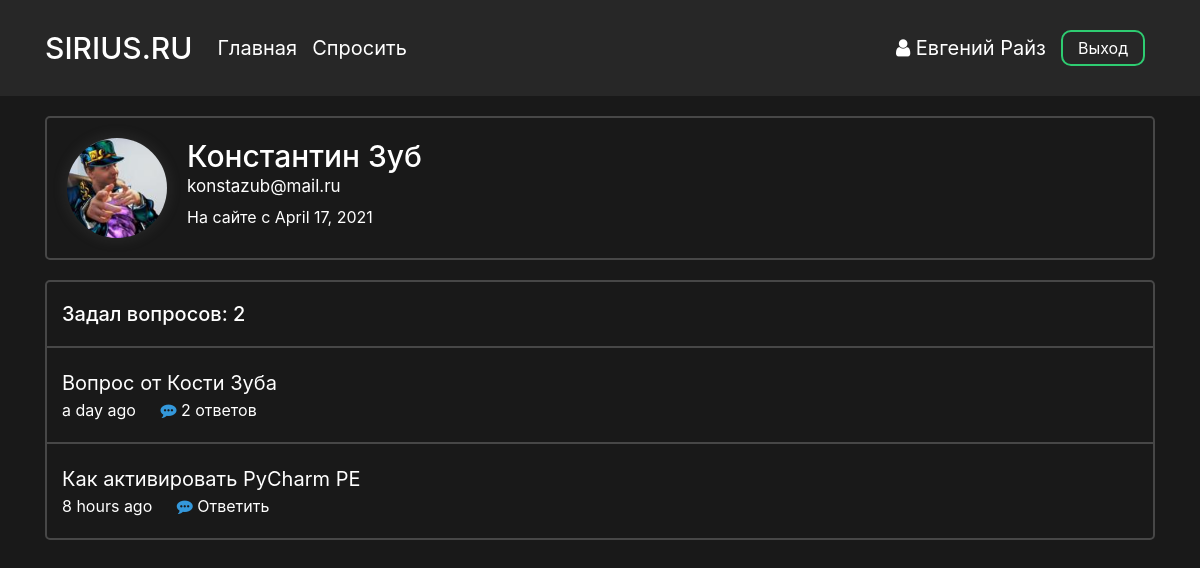
Page /profile/3 (signed in) on the committed database.
### data/users.py (models this page shows, shortened)
class User(SqlAlchemyBase, UserMixin):
    __tablename__ = 'users'
    id = sqlalchemy.Column(sqlalchemy.Integer,
                           primary_key=True, autoincrement=True)
    surname = sqlalchemy.Column(sqlalchemy.String, nullable=True)
    name = sqlalchemy.Column(sqlalchemy.String, nullable=True)
    image_file = sqlalchemy.Column(sqlalchemy.String, nullable=False, default='default.jpg')
    age = sqlalchemy.Column(sqlalchemy.Integer, nullable=True)
    country = sqlalchemy.Column(sqlalchemy.String, nullable=True)
    city = sqlalchemy.Column(sqlalchemy.String, nullable=True)
    email = sqlalchemy.Column(sqlalchemy.String,
                              index=True, unique=True, nullable=True)
    hashed_password = sqlalchemy.Column(sqlalchemy.String, nullable=True)
    registration_date = sqlalchemy.Column(sqlalchemy.DateTime,
                                      default=datetime.datetime.utcnow)
    def get_questions(self):
        from .db_session import create_session
        from .questions import Question
        db_sess = create_session()
        questions = db_sess.query(Question).filter(Question.user_id == self.id).all()
        return questions

### data/questions.py (models this page shows)
class Question(SqlAlchemyBase):
    __tablename__ = 'questions'
    id = sqlalchemy.Column(sqlalchemy.Integer,
                           primary_key=True, autoincrement=True)
    title = sqlalchemy.Column(sqlalchemy.String)
    text = sqlalchemy.Column(sqlalchemy.String)
    user_id = sqlalchemy.Column(sqlalchemy.Integer,
                                sqlalchemy.ForeignKey("users.id"))
    user = orm.relation('User')
    created_date = sqlalchemy.Column(sqlalchemy.DateTime,
                                      default=datetime.datetime.utcnow)
    def get_answers(self):
        from data import db_session
        db_sess = db_session.create_session()
        answers= db_sess.query(Answer).filter(Answer.question_id == self.id).all()
        return answers

### main.py (the view, shortened to what this page needs)
@app.route("/profile/<int:profile_id>", methods=["GET", "POST"])
def profile_page(profile_id):
    form = UpdateProfileForm()
    db_sess = db_session.create_session()
    return render_template("profile.html", user=load_user(profile_id), form=form)

### data/db_session.py (called while the page is built)
def create_session() -> Session:
    global __factory
    return __factory()

### main.py (called while the page is built)
@manager.user_loader
def load_user(user_id):
    db_sess = db_session.create_session()
    user = db_sess.query(User).filter(User.id == user_id).first()
    return user

### templates/profile.html (shortened to what this page needs)
<head>
    <link rel="stylesheet" type="text/css" href="{{ url_for('static', filename='css/profile.css')}}">
</head>
{% extends "base.html" %}
{% block content %}
<div class="profile-block">
        <div class="profile-info">
            <img src="{{ url_for('static', filename='images/profile_pics/' + user.image_file) }}" alt="" class="profile_picture">
            <div class="info">
                <h3 class="name">{{ user.name }} {{ user.surname}}</h3>
                <p class="email">{{ user.email }}</p>
                <p class="registration-date">На сайте с {{ moment(user.registration_date).format('LL') }}</p>
            </div>
        </div>
    </div>
<div class="user-questions">
    {% set questions = user.get_questions() %}
    <div class="question-count-wrapper">
        <div class="question-count">
            <h5 class="counter">Задал вопросов: {{ questions|length }}</h5>
        </div>
    </div>
    <div class="questions">
        {% for item in questions %}
            <div class="question-block-wrapper">
                <div class="question-block">
                    <p class="question-title"><a href="{{ url_for('question_page', question_id = item.id) }}">{{ item.title }}</a></p>
                    <p class="created_time">{{ moment(item.created_date).fromNow(refresh=True) }}</p>
                    <p class="answers">
                        {% set answer_count = item.get_answers()|length %}
                        {% if answer_count == 0 %}
                        <a href="{{ url_for('question_page', question_id = item.id) }}#text">
                            <i class="fa fa-commenting answer-icon" aria-hidden="true"></i>
                            Ответить
                        </a>
                        {% else %}
                        <a href="{{ url_for('question_page', question_id = item.id) }}">
                            <i class="fa fa-commenting answer-icon" aria-hidden="true"></i>
                            {{ item.get_answers()|length }} ответов
                        </a>
                        {% endif %}
                    </p>
                </div>
            </div>
        {% endfor %}
    </div>
</div>
{% endblock %}

### templates/base.html (shortened to what this page needs)
<!doctype html>
<html lang="ru">
<head>
    <link rel="stylesheet"
          href="https://stackpath.bootstrapcdn.com/bootstrap/4.4.1/css/bootstrap.min.css"
>
    <link rel="stylesheet" type="text/css" href="{{ url_for('static', filename='css/base.css')}}">
    <link rel="stylesheet" href="https://maxcdn.bootstrapcdn.com/font-awesome/4.5.0/css/font-awesome.min.css">
</head>
<body>
    <header>
        <div class="container">
            <nav class="navbar header">
                <div class="nav_left">
                    <a class="navbar-brand nav_logo" href="{{ url_for('main_page') }}">SIRIUS.RU</a>
                    <a class="navbar-brand nav_item" href="{{ url_for('main_page') }}">Главная</a>
                    <a class="navbar-brand nav_item" href="{{ url_for('ask_question_page') }}">Спросить</a>
                </div>
                <div class="nav_right">
                    {% if current_user %}
                        {% if current_user.is_authenticated %}
                            <a class="profile nav_item" href="{{ url_for('profile_page', profile_id = current_user.id) }}">
                                <i class="fa fa-user" aria-hidden="true"></i> {{ current_user.name }} {{current_user.surname }}
                            </a>
                            <a class="nav_item nav_btn" href="{{ url_for('logout') }}">Выход</a>
                        {% else %}
                            <a class="nav_item nav_btn" href="{{ url_for('login') }}">Войти</a>
                            <a class="nav_item nav_btn" href="{{ url_for('reqister') }}">Зарегистрироваться</a>
                        {% endif %}
                    {% endif %}
                </div>
            </nav>
        </div>
    </header>
    <main role="main" class="container">
        {% block content %}{% endblock %}
    </main>
</body>
</html>

### static/css/profile.css (style rules this page uses)
.profile-block, .user-questions { border: 2px solid rgba(255, 255, 255, 0.2); border-radius: 5px; -webkit-background-clip: padding-box; background-clip: padding-box; }
.profile-block { margin-bottom: 20px; }
.profile-info { padding: 20px; display: flex; align-items: flex-start; position: relative; }
.profile_picture { width: 100px; border-radius: 50%; margin-right: 20px; -webkit-box-shadow: 0px 0px 15px 0px rgba(150, 150, 150, 0.17); -moz-box-shadow: 0px 0px 15px 0px rgba(150, 150, 150, 0.17); box-shadow: 0px 0px 15px 0px rgba(150, 150, 150, 0.17); }
.info { display: inline-flex; flex-flow: column; }
.name { font-size: 30px; display: inline; margin: 0; }
.email { font-size: 17px; display: inline; margin-bottom: 5px; }
.user-questions { margin-bottom: 15px; }
.question-count { padding: 20px 15px; }
.counter { margin: 0; }
.question-block-wrapper:after, .question-block-wrapper:first-child:before { content: ''; display: block; height: 2px; background: rgba(255, 255, 255, 0.2); margin: 0px }
.question-block-wrapper:last-child:after { content: none; }
.question-block { padding: 20px 15px; }
.question-title { font-size: 20px; }
.created_time { display: inline; margin-right: 20px }
.answers { display: inline; }
.answer-icon { color: #3498db; }

### static/css/base.css (style rules this page uses)
html { color: #ffffff }
body { background-color: #191919 !important; color: #ffffff; overflow-y: scroll; }
a { color: #ffffff; }
p { margin: 0px; }
header { background-color: #272727; color: #ffffff; }
.header { display: flex; justify-content: space-between; vertical-align: middle; margin-bottom: 20px; padding: 10px 0; }
.nav_left, .nav_right { display: flex; flex-direction: row; flex-wrap: nowrap; justify-content: center; align-items: center; align-content: center; }
.nav_logo { font-size: 30px; font-weight: 500; margin-right: 25px }
.nav_item { display: inline-block; margin-right: 15px; transition: 0.15s; }
.profile { font-size: 20px; }
.nav_btn { border-radius: 10px; outline: none; border: 2px solid #2ecc71; background: none; display: block; margin: 20px auto; margin-right: 10px; padding: 4px 15px; text-align: center; color: white; transition: 0.25s; cursor: pointer; }

### rows in the picture
User: name "Евгений", surname "Райз"
User: image_file (picture), name "Константин", surname "Зуб", email "konstazub@mail.ru", registration_date "April 17, 2021"
Question: title "Вопрос от Кости Зуба", created_date "a day ago", get_answers|length "2"
Question: title "Как активировать PyCharm PE", created_date "8 hours ago"

### other values in the picture
{{ questions|length }} "2"
